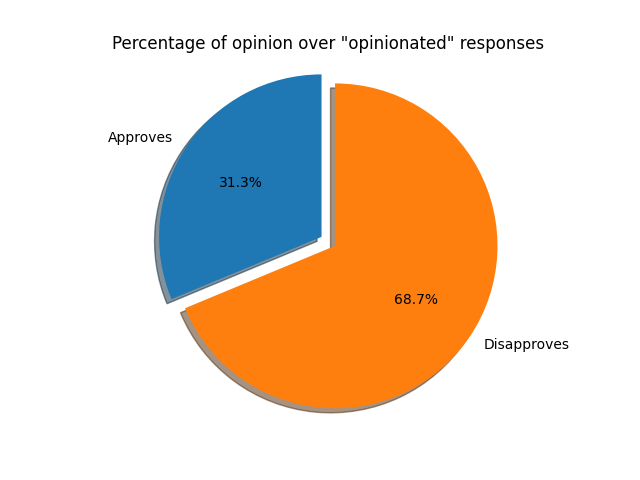

The script that saved this image:
#!/usr/bin/env python3

import matplotlib.pyplot as plt

# Pie chart, where the slices will be ordered and plotted counter-clockwise:
labels = 'Approves', "Disapproves"
sizes = [601, 1321]
explode = (0.1, 0)  # only "explode" the 2nd slice (i.e. 'Hogs')

fig1, ax = plt.subplots()
ax.pie(sizes, explode=explode, labels=labels, autopct='%1.1f%%',
        shadow=True, startangle=90)
ax.axis('equal')  # Equal aspect ratio ensures that pie is drawn as a circle.

ax.set_title('Percentage of opinion over "opinionated" responses')

plt.savefig("piePoll.png")
